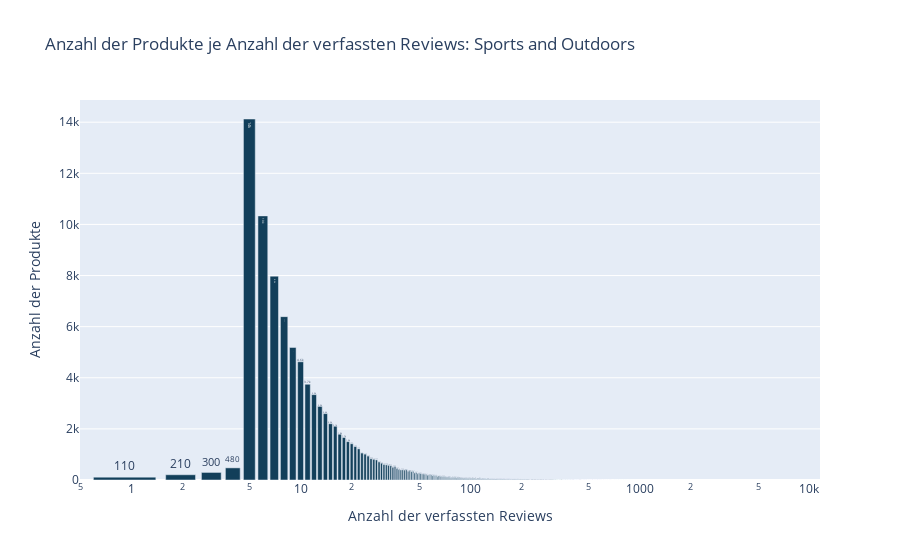

The notebook cell saved with this chart:
### Markdown cell above
#### __Anzahl der Produkte im Verhältnis zu der Anzahl der Bewertungen__

Um die Reviews eines Produktes repräsentieren zu können, benötigt man eine bestimmte Anzahl an Reviews. Beispielsweise lässt sich mit lediglich einem Review keine Aussage darüber treffen, welche Verbesserung an einem Produkt vorgenommen werden kann. Es handelt sich bei dieser Bewertung lediglich um eine subjektive Vorliebe des Kunden. Erst ab einer höheren Anzahl der Reviews zu einem Produkt kann für Entscheidungsträger ein verlässliches Stimmungsbild eingefangen werden.

### Code cell
# Gruppieren nach der Anzahl der Produkte pro Anzahl der Reviews
most_df = title_df.groupby(["count"]).size().reset_index(name="number_of_products")

# Aufsteigende Sortierung der Anzahl der Reviews
most_df = most_df.sort_values(by=['number_of_products'], ascending=False)
most_df.reset_index(inplace=True, drop=False)
most_df= most_df.drop("index", axis=1) 

# Graphische Ausgabe
most_fig = px.bar(most_df, x="count", y="number_of_products", log_x=True, title="Anzahl der Produkte je Anzahl der verfassten Reviews: Sports and Outdoors", text_auto='.2s',
                 color_discrete_sequence=px.colors.sequential.Darkmint_r)
most_fig.update_xaxes(title_text= "Anzahl der verfassten Reviews")
most_fig.update_yaxes(title_text= "Anzahl der Produkte")
most_fig

### Figure 1 — Plotly figure (JSON) as saved in the notebook; plotly's stock layout.template omitted (floating-point values rounded to 4 significant figures; data arrays with more than 128 entries replaced by an {"elided": "..."} marker saying what was removed)
{"data": [{"alignmentgroup": "True", "hovertemplate": "count=%{x}<br>number_of_products=%{y}<extra></extra>", "legendgroup": "", "marker": {"color": "rgb(18, 63, 90)", "pattern": {"shape": ""}}, "name": "", "offsetgroup": "", "orientation": "v", "showlegend": false, "textposition": "auto", "texttemplate": "%{y:.2s}", "type": "bar", "x": {"elided": "718 int values"}, "xaxis": "x", "y": {"elided": "718 int values"}, "yaxis": "y"}], "layout": {"barmode": "relative", "legend": {"tracegroupgap": 0}, "title": {"text": "Anzahl der Produkte je Anzahl der verfassten Reviews: Sports and Outdoors"}, "xaxis": {"anchor": "y", "domain": [0, 1], "title": {"text": "Anzahl der verfassten Reviews"}, "type": "log"}, "yaxis": {"anchor": "x", "domain": [0, 1], "title": {"text": "Anzahl der Produkte"}}}}
